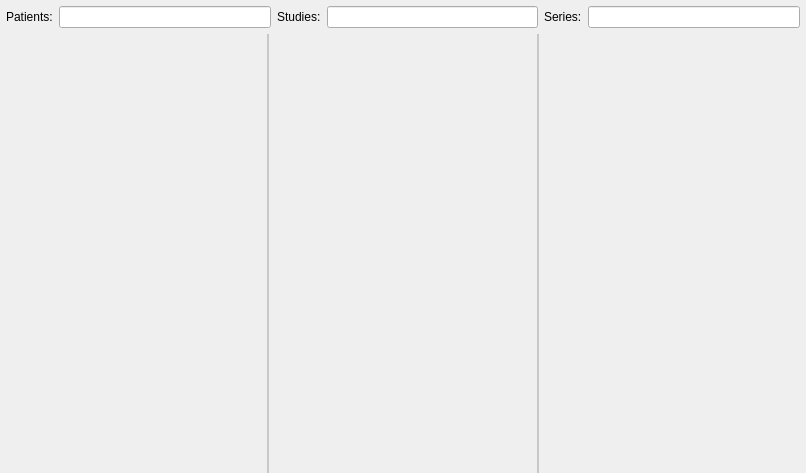
<?xml version="1.0" encoding="UTF-8"?>
<ui version="4.0">
 <class>ctkDICOMTableManager</class>
 <widget class="QWidget" name="ctkDICOMTableManager">
  <property name="geometry">
   <rect>
    <x>0</x>
    <y>0</y>
    <width>806</width>
    <height>473</height>
   </rect>
  </property>
  <property name="sizePolicy">
   <sizepolicy hsizetype="Preferred" vsizetype="Preferred">
    <horstretch>0</horstretch>
    <verstretch>0</verstretch>
   </sizepolicy>
  </property>
  <property name="minimumSize">
   <size>
    <width>800</width>
    <height>400</height>
   </size>
  </property>
  <property name="windowTitle">
   <string>Form</string>
  </property>
  <layout class="QVBoxLayout" name="verticalLayout">
   <property name="spacing">
    <number>0</number>
   </property>
   <property name="leftMargin">
    <number>0</number>
   </property>
   <property name="topMargin">
    <number>0</number>
   </property>
   <property name="rightMargin">
    <number>0</number>
   </property>
   <property name="bottomMargin">
    <number>0</number>
   </property>
   <item>
    <widget class="QWidget" name="headerWidget" native="true">
     <layout class="QHBoxLayout" name="horizontalLayout_2">
      <property name="spacing">
       <number>6</number>
      </property>
      <property name="leftMargin">
       <number>6</number>
      </property>
      <property name="topMargin">
       <number>6</number>
      </property>
      <property name="rightMargin">
       <number>6</number>
      </property>
      <property name="bottomMargin">
       <number>6</number>
      </property>
      <item>
       <widget class="QLabel" name="lblPatients">
        <property name="text">
         <string>Patients:</string>
        </property>
       </widget>
      </item>
      <item>
       <widget class="ctkSearchBox" name="patientsSearchBox">
        <property name="sizePolicy">
         <sizepolicy hsizetype="MinimumExpanding" vsizetype="Fixed">
          <horstretch>0</horstretch>
          <verstretch>0</verstretch>
         </sizepolicy>
        </property>
        <property name="styleSheet">
         <string notr="true"/>
        </property>
        <property name="text">
         <string/>
        </property>
        <property name="placeholderText">
         <string/>
        </property>
       </widget>
      </item>
      <item>
       <widget class="QLabel" name="lblStudies">
        <property name="text">
         <string>Studies:</string>
        </property>
       </widget>
      </item>
      <item>
       <widget class="ctkSearchBox" name="studiesSearchBox">
        <property name="sizePolicy">
         <sizepolicy hsizetype="MinimumExpanding" vsizetype="Fixed">
          <horstretch>0</horstretch>
          <verstretch>0</verstretch>
         </sizepolicy>
        </property>
        <property name="styleSheet">
         <string notr="true"/>
        </property>
        <property name="text">
         <string/>
        </property>
        <property name="placeholderText">
         <string/>
        </property>
       </widget>
      </item>
      <item>
       <widget class="QLabel" name="lblSeries">
        <property name="text">
         <string>Series:</string>
        </property>
       </widget>
      </item>
      <item>
       <widget class="ctkSearchBox" name="seriesSearchBox">
        <property name="sizePolicy">
         <sizepolicy hsizetype="MinimumExpanding" vsizetype="Fixed">
          <horstretch>0</horstretch>
          <verstretch>0</verstretch>
         </sizepolicy>
        </property>
        <property name="styleSheet">
         <string notr="true"/>
        </property>
        <property name="text">
         <string/>
        </property>
        <property name="placeholderText">
         <string/>
        </property>
       </widget>
      </item>
     </layout>
    </widget>
   </item>
   <item>
    <widget class="QSplitter" name="tableSplitter">
     <property name="sizePolicy">
      <sizepolicy hsizetype="Preferred" vsizetype="Expanding">
       <horstretch>0</horstretch>
       <verstretch>0</verstretch>
      </sizepolicy>
     </property>
     <property name="styleSheet">
      <string notr="true">QSplitter::handle {background-color: rgb(200,200,200);}
QSplitter::handle:horizontal {width: 2px;}
QSplitter::handle:vertical {height: 2px;}</string>
     </property>
     <property name="orientation">
      <enum>Qt::Horizontal</enum>
     </property>
     <property name="handleWidth">
      <number>2</number>
     </property>
     <property name="childrenCollapsible">
      <bool>false</bool>
     </property>
     <widget class="ctkDICOMTableView" name="patientsTable" native="true"/>
     <widget class="ctkDICOMTableView" name="studiesTable" native="true"/>
     <widget class="ctkDICOMTableView" name="seriesTable" native="true"/>
    </widget>
   </item>
  </layout>
 </widget>
 <customwidgets>
  <customwidget>
   <class>ctkDICOMTableView</class>
   <extends>QWidget</extends>
   <header>ctkDICOMTableView.h</header>
  </customwidget>
  <customwidget>
   <class>ctkSearchBox</class>
   <extends>QLineEdit</extends>
   <header>ctkSearchBox.h</header>
  </customwidget>
 </customwidgets>
 <resources/>
 <connections>
  <connection>
   <sender>patientsTable</sender>
   <signal>selectionChanged(QStringList)</signal>
   <receiver>ctkDICOMTableManager</receiver>
   <slot>onPatientsSelectionChanged(QStringList)</slot>
   <hints>
    <hint type="sourcelabel">
     <x>220</x>
     <y>186</y>
    </hint>
    <hint type="destinationlabel">
     <x>343</x>
     <y>166</y>
    </hint>
   </hints>
  </connection>
  <connection>
   <sender>studiesTable</sender>
   <signal>selectionChanged(QStringList)</signal>
   <receiver>ctkDICOMTableManager</receiver>
   <slot>onStudiesSelectionChanged(QStringList)</slot>
   <hints>
    <hint type="sourcelabel">
     <x>220</x>
     <y>186</y>
    </hint>
    <hint type="destinationlabel">
     <x>343</x>
     <y>166</y>
    </hint>
   </hints>
  </connection>
  <connection>
   <sender>patientsTable</sender>
   <signal>queryChanged(QStringList)</signal>
   <receiver>ctkDICOMTableManager</receiver>
   <slot>onPatientsQueryChanged(QStringList)</slot>
   <hints>
    <hint type="sourcelabel">
     <x>220</x>
     <y>186</y>
    </hint>
    <hint type="destinationlabel">
     <x>343</x>
     <y>166</y>
    </hint>
   </hints>
  </connection>
  <connection>
   <sender>studiesTable</sender>
   <signal>queryChanged(QStringList)</signal>
   <receiver>ctkDICOMTableManager</receiver>
   <slot>onStudiesQueryChanged(QStringList)</slot>
   <hints>
    <hint type="sourcelabel">
     <x>220</x>
     <y>186</y>
    </hint>
    <hint type="destinationlabel">
     <x>343</x>
     <y>166</y>
    </hint>
   </hints>
  </connection>
  <connection>
   <sender>patientsTable</sender>
   <signal>queryChanged(QStringList)</signal>
   <receiver>studiesTable</receiver>
   <slot>onUpdateQuery(QStringList)</slot>
   <hints>
    <hint type="sourcelabel">
     <x>220</x>
     <y>186</y>
    </hint>
    <hint type="destinationlabel">
     <x>343</x>
     <y>166</y>
    </hint>
   </hints>
  </connection>
  <connection>
   <sender>studiesTable</sender>
   <signal>queryChanged(QStringList)</signal>
   <receiver>seriesTable</receiver>
   <slot>onUpdateQuery(QStringList)</slot>
   <hints>
    <hint type="sourcelabel">
     <x>550</x>
     <y>140</y>
    </hint>
    <hint type="destinationlabel">
     <x>671</x>
     <y>133</y>
    </hint>
   </hints>
  </connection>
  <connection>
   <sender>patientsTable</sender>
   <signal>selectionChanged(QStringList)</signal>
   <receiver>studiesTable</receiver>
   <slot>onUpdateQuery(QStringList)</slot>
   <hints>
    <hint type="sourcelabel">
     <x>206</x>
     <y>244</y>
    </hint>
    <hint type="destinationlabel">
     <x>383</x>
     <y>267</y>
    </hint>
   </hints>
  </connection>
  <connection>
   <sender>studiesTable</sender>
   <signal>selectionChanged(QStringList)</signal>
   <receiver>seriesTable</receiver>
   <slot>onUpdateQuery(QStringList)</slot>
   <hints>
    <hint type="sourcelabel">
     <x>502</x>
     <y>234</y>
    </hint>
    <hint type="destinationlabel">
     <x>608</x>
     <y>234</y>
    </hint>
   </hints>
  </connection>
  <connection>
   <sender>patientsTable</sender>
   <signal>selectionChanged(QStringList)</signal>
   <receiver>studiesTable</receiver>
   <slot>selectAll()</slot>
   <hints>
    <hint type="sourcelabel">
     <x>143</x>
     <y>227</y>
    </hint>
    <hint type="destinationlabel">
     <x>416</x>
     <y>227</y>
    </hint>
   </hints>
  </connection>
  <connection>
   <sender>studiesTable</sender>
   <signal>selectionChanged(QStringList)</signal>
   <receiver>seriesTable</receiver>
   <slot>selectAll()</slot>
   <hints>
    <hint type="sourcelabel">
     <x>416</x>
     <y>227</y>
    </hint>
    <hint type="destinationlabel">
     <x>688</x>
     <y>227</y>
    </hint>
   </hints>
  </connection>
 </connections>
 <slots>
  <signal>seriesSelectionChanged(QStringList)</signal>
  <signal>seriesSelectionChanged(QItemSelection,QItemSelection)</signal>
  <signal>studiesSelectionChanged(QStringList)</signal>
  <signal>studiesSelectionsChanged(QItemSelection,QItemSelection)</signal>
  <signal>patientsSelectionChanged(QStringList)</signal>
  <signal>patientsSelectionChanged(QItemSelection,QItemSelection)</signal>
 </slots>
</ui>
